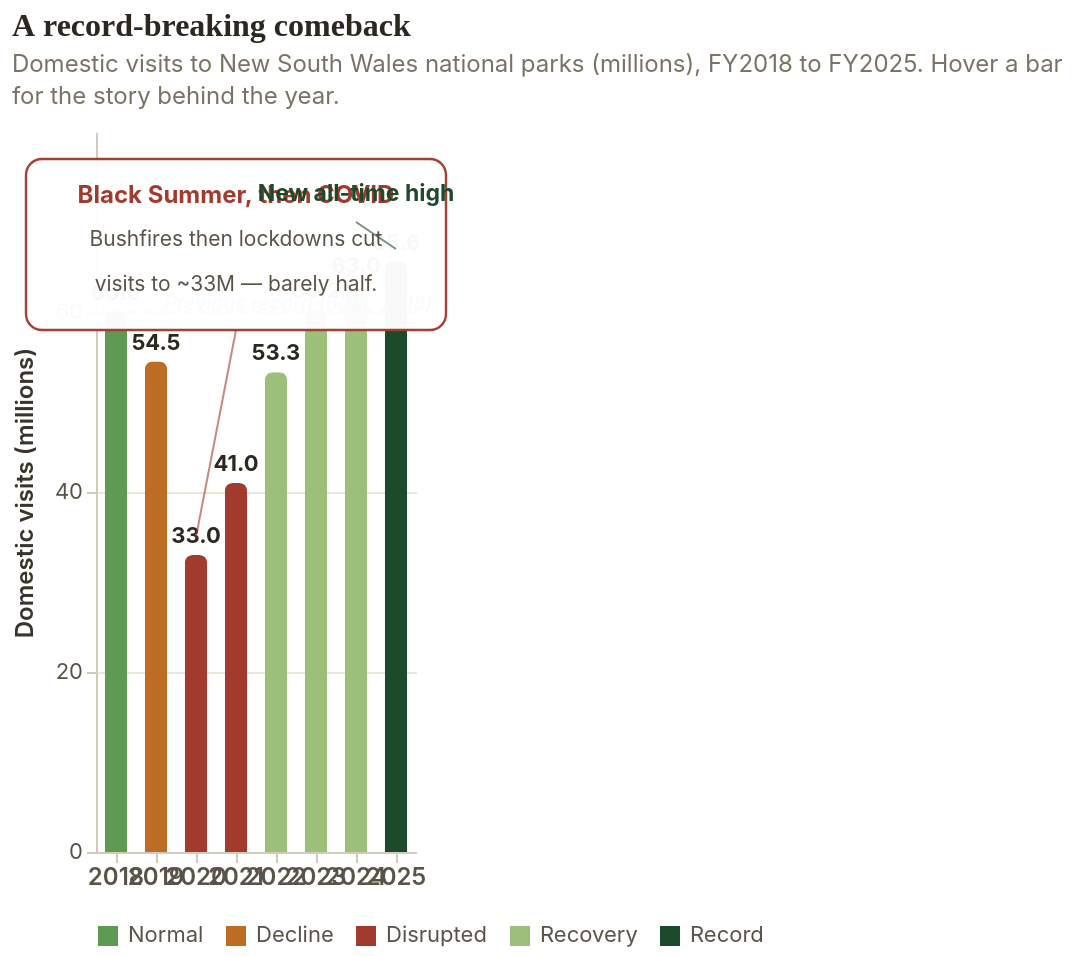

Specify this chart in Vega-Lite:
### Vega-Lite specification from a JSON file in a GitHub repository (floating-point values rounded to 4 significant figures)
{"$schema": "https://vega.github.io/schema/vega-lite/v5.json", "title": {"text": "A record-breaking comeback", "subtitle": ["Domestic visits to New South Wales national parks (millions), FY2018 to FY2025. Hover a bar", "for the story behind the year."], "subtitleLineHeight": 16}, "width": "container", "height": 360, "data": {"values": [{"year": "2018", "visits": 60.0, "cat": "Normal", "note": "Previous record — 60M visits"}, {"year": "2019", "visits": 54.5, "cat": "Decline", "note": "Drought and early fire risk begins"}, {"year": "2020", "visits": 33.0, "cat": "Disrupted", "note": "Black Summer bushfires + first COVID lockdowns"}, {"year": "2021", "visits": 41.0, "cat": "Disrupted", "note": "COVID-19 restrictions continued"}, {"year": "2022", "visits": 53.3, "cat": "Recovery", "note": "Post-pandemic recovery"}, {"year": "2023", "visits": 60.2, "cat": "Recovery", "note": "Near-record levels"}, {"year": "2024", "visits": 63.0, "cat": "Recovery", "note": "Continued growth"}, {"year": "2025", "visits": 65.6, "cat": "Record", "note": "New record — 65.6M visits"}]}, "layer": [{"params": [{"name": "hoverBar", "select": {"type": "point", "fields": ["year"], "on": "pointerover", "clear": "pointerout"}}], "mark": {"type": "bar", "width": {"band": 0.62}, "cornerRadiusEnd": 4}, "encoding": {"color": {"field": "cat", "type": "nominal", "title": null, "sort": ["Normal", "Decline", "Disrupted", "Recovery", "Record"], "scale": {"domain": ["Normal", "Decline", "Disrupted", "Recovery", "Record"], "range": ["#5f9a52", "#bc6c25", "#a23b2e", "#9cc079", "#1d4a2a"]}, "legend": {"orient": "bottom", "direction": "horizontal"}}, "opacity": {"condition": {"param": "hoverBar", "value": 1}, "value": 0.82}, "tooltip": [{"field": "year", "title": "Financial year"}, {"field": "visits", "title": "Visits (millions)", "format": ".1f"}, {"field": "note", "title": "What happened"}], "x": {"field": "year", "type": "ordinal", "title": null, "axis": {"labelFontSize": 12, "labelFontWeight": 600, "labelAngle": 0}}, "y": {"field": "visits", "type": "quantitative", "title": "Domestic visits (millions)", "scale": {"domain": [0, 78]}, "axis": {"format": ".0f", "values": [0, 20, 40, 60]}}}}, {"mark": {"type": "text", "dy": -9, "font": "Inter, sans-serif", "fontSize": 11, "fontWeight": 700, "color": "#2c2820"}, "encoding": {"x": {"field": "year", "type": "ordinal"}, "y": {"field": "visits", "type": "quantitative"}, "text": {"field": "visits", "type": "quantitative", "format": ".1f"}}}, {"data": {"values": [{"ref": 60.0}]}, "mark": {"type": "rule", "color": "#2a6f97", "strokeDash": [4, 3], "strokeWidth": 1.4, "opacity": 0.8}, "encoding": {"y": {"field": "ref", "type": "quantitative"}}}, {"data": {"values": [{"year": "2019", "ref": 60.0, "t": "Previous record (60M, 2018)"}]}, "mark": {"type": "text", "align": "left", "dx": 4, "dy": -4, "fontSize": 10, "fontStyle": "italic", "color": "#2a6f97", "font": "Inter, sans-serif"}, "encoding": {"x": {"field": "year", "type": "ordinal"}, "y": {"field": "ref", "type": "quantitative"}, "text": {"field": "t"}}}, {"data": {"values": [{"x1": "2021", "y1": 58, "x2": "2020", "y2": 35, "c": "#a23b2e"}]}, "mark": {"type": "rule", "strokeWidth": 1, "opacity": 0.6}, "encoding": {"x": {"field": "x1", "type": "ordinal"}, "y": {"field": "y1", "type": "quantitative"}, "x2": {"field": "x2"}, "y2": {"field": "y2"}, "color": {"field": "c", "type": "nominal", "scale": null, "legend": null}}}, {"data": {"values": [{"x": "2021", "yt": 77, "yb": 58}]}, "mark": {"type": "rect", "width": 210, "cornerRadius": 8, "fill": "#ffffff", "stroke": "#a23b2e", "strokeWidth": 1.2, "opacity": 0.97}, "encoding": {"x": {"field": "x", "type": "ordinal"}, "y": {"field": "yt", "type": "quantitative"}, "y2": {"field": "yb"}}}, {"data": {"values": [{"x": "2021", "y": 73, "t": "Black Summer, then COVID"}]}, "mark": {"type": "text", "align": "center", "font": "Inter, sans-serif", "fontWeight": 700, "fontSize": 12, "color": "#a23b2e"}, "encoding": {"x": {"field": "x", "type": "ordinal"}, "y": {"field": "y", "type": "quantitative"}, "text": {"field": "t"}}}, {"data": {"values": [{"x": "2021", "y": 68, "t": "Bushfires then lockdowns cut"}, {"x": "2021", "y": 63, "t": "visits to ~33M — barely half."}]}, "mark": {"type": "text", "align": "center", "font": "Inter, sans-serif", "fontWeight": 400, "fontSize": 10.5, "color": "#5b5347"}, "encoding": {"x": {"field": "x", "type": "ordinal"}, "y": {"field": "y", "type": "quantitative"}, "text": {"field": "t"}}}, {"data": {"values": [{"x1": "2024", "y1": 70, "x2": "2025", "y2": 67, "c": "#1d4a2a"}]}, "mark": {"type": "rule", "strokeWidth": 1, "opacity": 0.6}, "encoding": {"x": {"field": "x1", "type": "ordinal"}, "y": {"field": "y1", "type": "quantitative"}, "x2": {"field": "x2"}, "y2": {"field": "y2"}, "color": {"field": "c", "type": "nominal", "scale": null, "legend": null}}}, {"data": {"values": [{"x": "2024", "y": 73, "t": "New all-time high"}]}, "mark": {"type": "text", "align": "center", "font": "Inter, sans-serif", "fontWeight": 700, "fontSize": 11.5, "color": "#1d4a2a"}, "encoding": {"x": {"field": "x", "type": "ordinal"}, "y": {"field": "y", "type": "quantitative"}, "text": {"field": "t"}}}], "config": {"background": null, "font": "Inter, sans-serif", "view": {"stroke": null}, "padding": 5, "axis": {"labelFont": "Inter, sans-serif", "titleFont": "Inter, sans-serif", "labelColor": "#5b5347", "titleColor": "#3a342b", "titleFontWeight": 600, "gridColor": "#ebe6da", "domainColor": "#d2cbbb", "tickColor": "#d2cbbb", "labelFontSize": 11, "titleFontSize": 12, "titlePadding": 8}, "legend": {"labelFont": "Inter, sans-serif", "titleFont": "Inter, sans-serif", "labelColor": "#5b5347", "titleColor": "#3a342b", "labelFontSize": 11, "titleFontSize": 11.5}, "title": {"font": "Fraunces, serif", "fontSize": 16, "anchor": "start", "color": "#2c2820", "fontWeight": 600, "subtitleFont": "Inter, sans-serif", "subtitleColor": "#7a7263", "subtitleFontSize": 12, "subtitlePadding": 6, "offset": 12}}}
